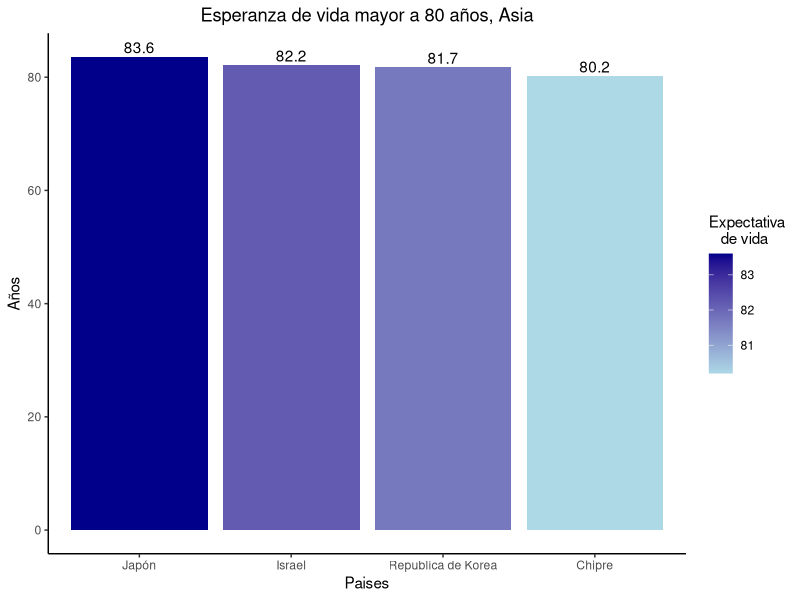
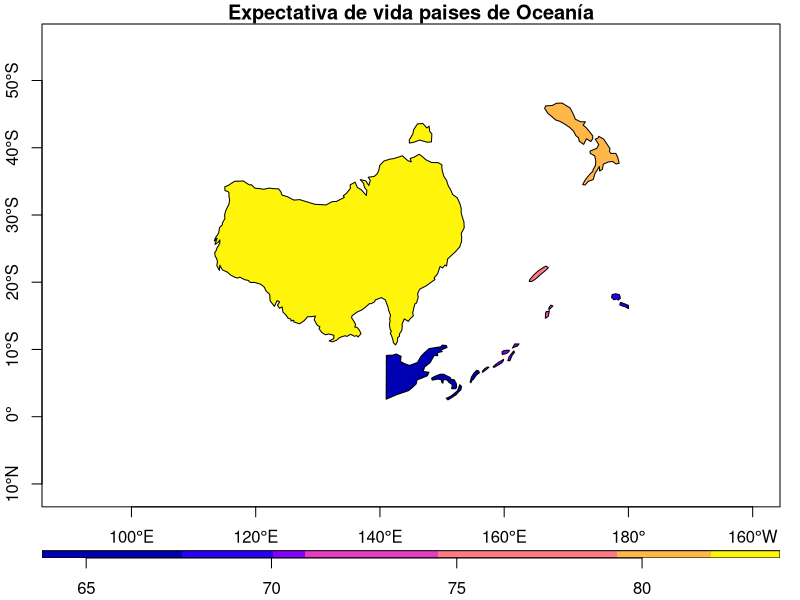
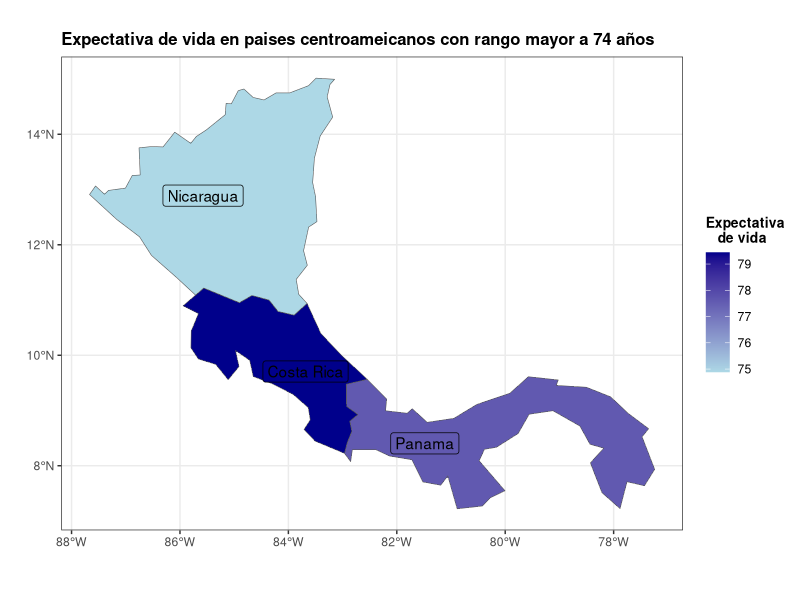
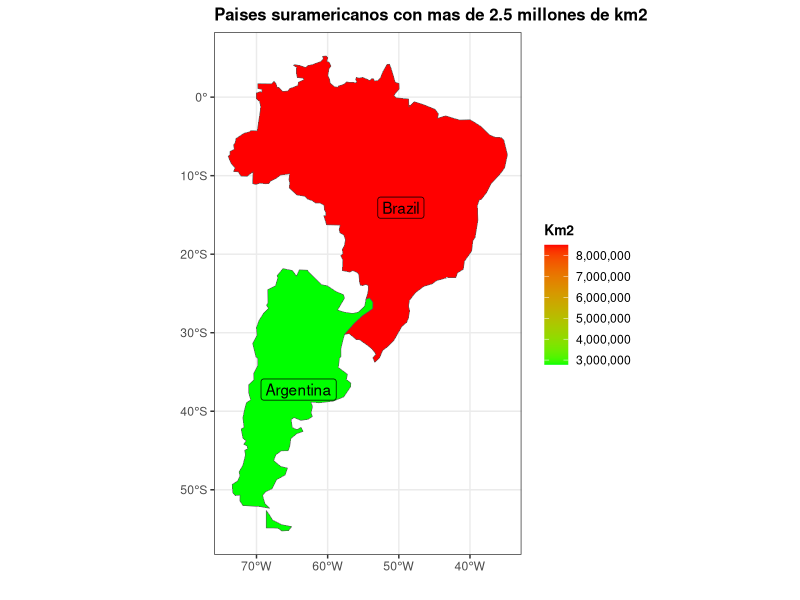
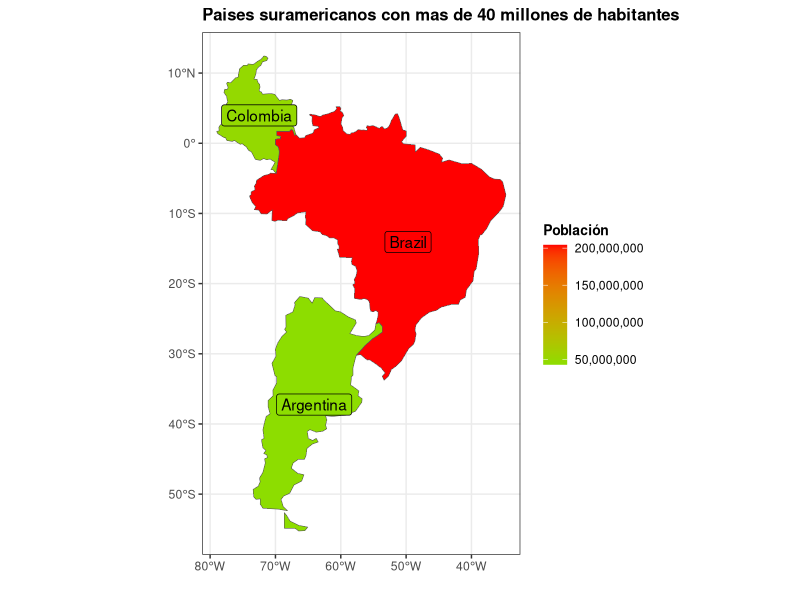

Write the R code that produced these figures, in order.
## ---- chunk 1
knitr::opts_chunk$set(echo = TRUE)
## ---- chunk 2
# Paquete para generación de documentos (ej. HTML)
library(knitr)
# Paquete para formateo de tablas
library(kableExtra)
# Paquete de graficación
library(ggplot2)
# Paquete de manejo de datos geoespaciales vectoriales
library(sf)
# Paquete con conjuntos de datos geoespaciales
library(spData)
# paquete de manejo de datos
library(dplyr)
#modifica escalas o notaciones
library(scales)

## ---- chunk 3
names(world)
## ---- chunk 4
kable(
  world[1:10, 1:5, drop = TRUE], 
  caption="Datos demográficos de los países del mundo"
)
## ---- chunk 5
kable(
  world[1:10, c("name_long","continent","pop","lifeExp","gdpPercap"), drop = TRUE], 
  col.names=c("País","Continente","Población","Esperanza de vida","Renta per cápita"),  
  caption="Datos demográficos de los países del mundo"
)
## ---- chunk 6
# Se extraen las observaciones ordenadas por orden alfabético de país
world.orden <- order(world$name_long)
# Se genera un nuevo data frame ordenado
world.ordenadoxpais <- world[world.orden,]
# Se formatea la tabla con el nuevo data frame
kable(
  world.ordenadoxpais[, c("name_long","continent","pop","lifeExp","gdpPercap"), drop = TRUE], 
  col.names=c("País","Continente","Población","Esperanza de vida","Renta per cápita"),  
  caption="Datos demográficos de los países del mundo"
) %>%
  kable_styling() %>%
  scroll_box(
    width = "800px", 
    height = "500px", 
    fixed_thead = TRUE
  )
## ---- chunk 7
# Se extraen las observaciones correspondientes a los países de Centroamérica
centro_america = world[world$name_long == "Belize" |
                         world$name_long == "Guatemala" |
                         world$name_long == "Honduras" |
                         world$name_long == "El Salvador" |
                         world$name_long == "Nicaragua" |
                         world$name_long == "Costa Rica" |
                         world$name_long == "Panama"
                       , ]
# Se formatea la tabla con el nuevo data frame
kable(
  centro_america[, c("name_long","continent","pop","lifeExp","gdpPercap"), drop = TRUE], 
  col.names=c("País","Continente","Población","Esperanza de vida","Renta per cápita"),  
  caption="Datos demográficos de los países de Centroamérica"
) %>%
  kable_styling()
## ---- chunk 8
asia <- world[world$continent == "Asia",] %>%
  filter(lifeExp >= 80)

ggplot(asia, aes(x=reorder(name_long, -lifeExp), y= lifeExp))+
  geom_col(aes(fill= round(lifeExp, 1)), position = "dodge")+
  geom_text(aes(label= round(lifeExp, 1), vjust=-0.3))+
  scale_x_discrete(
    breaks = c("Japan", "Israel", "Republic of Korea", "Cyprus"),
    label = c("Japón", "Israel", "Republica de Korea", "Chipre"))+
  scale_fill_gradient(low = "lightblue", high = "darkblue", name = "Expectativa\n   de vida", labels = comma)+
  theme_classic()+ xlab("Paises")+ ylab("Años")+
  ggtitle("Esperanza de vida mayor a 80 años, Asia")+
  theme(plot.title = element_text(hjust = 0.5))

## ---- chunk 9

## ---- chunk 10
oceania <- world[world$continent == "Oceania",]

plot(oceania["lifeExp"], main="Expectativa de vida paises de Oceanía", xlim = c(90,200), ylim = c(-15,-30), 
     axes=TRUE, key.width = lcm(1.3), key.length = 1.0)
## ---- chunk 11

## ---- chunk 12
centroamerica <- world[world$subregion == "Central America",] %>%
  filter(name_long != "Mexico",
         lifeExp >= 74)

ggplot(centroamerica, aes(fill=lifeExp))+
  geom_sf()+
  geom_sf_label(aes(label=name_long))+
  scale_fill_gradient(low = "lightblue", high = "darkblue", name = "Expectativa\n   de vida", labels = comma)+
  ggtitle("Expectativa de vida en paises centroameicanos con rango mayor a 74 años")+
  xlab("")+ylab("")+
  theme_bw()+
  theme(title =element_text(size=10, face='bold'))
## ---- chunk 13
#entendimos que se referia a dos graficos, uno para cada variable (area y poblacion)

## ---- chunk 14
suramerica <- world[world$subregion == "South America",] %>%
  filter(area_km2 >= 2500000)

ggplot(suramerica, aes(fill=area_km2))+
  geom_sf()+
  geom_sf_label(aes(label=name_long))+
  scale_fill_gradient(low = "green", high = "red", name = "Km2", labels = comma)+
  ggtitle("Paises suramericanos con mas de 2.5 millones de km2")+
  xlab("")+ylab("")+
  theme_bw()+
  theme(title =element_text(size=10, face='bold'))


## ---- chunk 15
popsuramerica <- world[world$subregion == "South America",] %>%
  filter(pop >= 40000000)

ggplot(popsuramerica, aes(fill=pop))+
  geom_sf()+
  geom_sf_label(aes(label=name_long))+
  scale_fill_gradient2(low = "blue", mid= "green", high = "red", name = "Población", labels = comma)+
  ggtitle("Paises suramericanos con mas de 40 millones de habitantes")+
  xlab("")+ylab("")+
  theme_bw()+
  theme(title =element_text(size=10, face='bold'))
